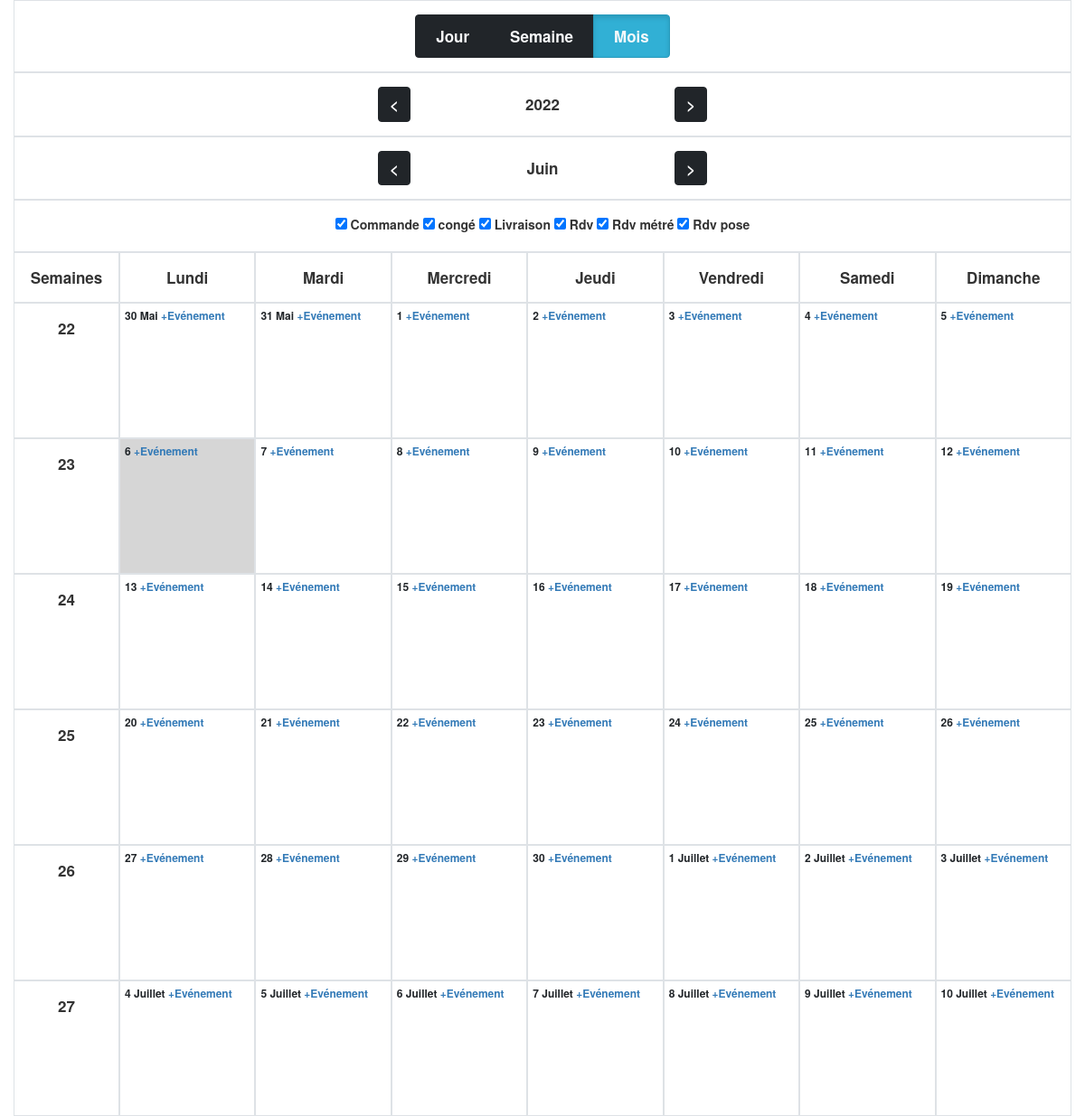
Page /mois/6/2022 on the committed database.
### tables this page shows
CREATE TABLE IF NOT EXISTS `typeevenement`
(
    `Id_TypeEvenement`      int(11) NOT NULL AUTO_INCREMENT,
    `Nom_TypeEvenement`     varchar(50) DEFAULT NULL,
    `Couleur_TypeEvenement` varchar(50) DEFAULT NULL,
    `Id_Client`             int(11)     DEFAULT NULL,
    PRIMARY KEY (`Id_TypeEvenement`),
    KEY `Id_Client` (`Id_Client`)
);

### app/Model/chargerView.php (called while the page is built, shortened)
<?php
class chargerView
{
    public function view(string $vu='index', array $data=array()){
        $baseDir =  dirname(__DIR__);
        include($baseDir.'/view/'.$vu.'.php');
  }
}

### index.php (called while the page is built, shortened)
<?php
$route = new Route();
$route->index();

### app/Model/typeEvenement.php (called while the page is built, shortened)
<?php
class typeEvenement
{
    public $idclient;
    public function setIdclient($idclient)
    {
        $this->idclient = $idclient;
    }
    public function getIdclient()
    {
        return $this->idclient;
    }
    public function getEvenement()
    {
        $db = Database::connect();
        $reqeve = $db->prepare('select * from typeevenement where Id_Client=? order by Nom_TypeEvenement ');
        $reqeve->execute(array($this->getIdclient()));
       return $reqeve->fetchAll();
    }
}

### app/Librairy/ConvertDate.php (called while the page is built, shortened)
<?php
class ConvertDate
{
    public function getSemaines($year,$month): array
    {
        $tabsemaine = array();
        $dateJour = date('Y-m-d', strtotime($year . '-' . $month . '-01'));
        $demare = date('Y-m-d', strtotime('last monday', strtotime($dateJour)));
        for ($ligne = 0; $ligne < 6; $ligne++) {
            for ($jour = 0; $jour < 7; $jour++) {
                $tabsemaine[$ligne][(int)date('W', strtotime($demare))][] = $demare;
                $demare = date("Y-m-d", strtotime($demare . '+ 1 days'));
            }
        }
        return $tabsemaine;
    }
}

### app/View/mois.php (the view, shortened to what this page needs)
<div class="container">
    <div class="row">
        <div class="col-md-12 border text-center p-4">
            <div class="btn-group btn-group-toggle">
                <label class="btn btn-dark ">
                    <a class="nav-link text-light fw-bold" href="/jour/1/<?= $month; ?>/<?= $year; ?>">Jour</a>
                </label>
                <label class="btn btn-dark ">
                    <a class="nav-link text-light fw-bold"
                       href="/semaine/<?= date('W', strtotime($year . '-' . $month . '-01')); ?>/<?= $year; ?>">Semaine</a>
                </label>
                <label class="btn btn-info active">
                    <a class="nav-link text-light fw-bold"
                       href="#">Mois</a>
                </label>
            </div>
        </div>
        <div class="col-md-12 border text-center  p-4"><a class="btn btn-dark fw-bold"
                                                          href="/mois/<?= (int)$month; ?>/<?= (int)$year - 1; ?>"><</a>
            <div class="btn btn-light w-25 fw-bold"><?php echo $year; ?></div>
            <a class="btn btn-dark fw-bold" href="/mois/<?= $month; ?>/<?php echo $year + 1; ?>">></a>
        </div>
        <div class="col-md-12 border text-center  p-4"><a class="btn btn-dark fw-bold"
                                                          href="/mois/<?= ($month - 1 == 0) ? 12 : $month - 1; ?>
/<?= ($month - 1 == 0) ? $year - 1 : $year; ?>"><</a>
            <div class="btn btn-light w-25 fw-bold"><?=$tabMois[$month]; ?></div>
            <a class="btn btn-dark fw-bold"
                           href="/mois/<?= ($month + 1 >= 12) ? 1 : $month + 1; ?>/<?= ($month + 1 >= 12) ? $year + 1 : $year; ?>">></a>
        </div>
        <div class="col-md-12 border text-center  p-4">
            <div class="btn-group">
                <?php foreach ($TypeEve as $key => $rowcheck) { ?>
                    <input class="form-check-input" type="checkbox" id="check<?= $rowcheck['Id_TypeEvenement']; ?>"
                           checked value="yes">
                    <label class="form-check-label"
                           for="check<?= $rowcheck['Id_TypeEvenement']; ?>"><?= $rowcheck['Nom_TypeEvenement']; ?></label>
                    <?php
                }
                ?></div>
        </div>
        <div class="col-md-1 fw-bold border p-4 text-center" style="width: 10%;">
            Semaines
        </div>
        <?php
        foreach ($tab_jours as $row) {
            ?>
            <div class="col-md-1 fw-bold border p-4 text-center"
                 style="width: 12.8571%;"><?= $row; ?></div>
            <?php
        }
        ?>
        <?php foreach ($tabsemaine as $rowMois) { ?>
            <?php foreach ($rowMois as $key => $rowSemaine) {
                ?>
                <div class="col-md-1 fw-bold border p-4 text-center" style="width: 10%;height: 150px;">
                    <?= $key; ?>
                </div>
                <?php foreach ($rowSemaine as $rowJour) { ?>
                    <div class="col-md-1 fw-bold border <?= ($rowJour == date('Y-m-d')) ? 'currentDay' : ''; ?> p-1"
                         style="width: 12.8571%;height: 150px; ">
                        <div class="date">
                            <a href="/jour/<?= (int)date('d', strtotime($rowJour)); ?>/<?= (int)date('m', strtotime($rowJour)); ?>/<?= (int)date('Y', strtotime($rowJour)); ?>"
                               class="text-dark"><small><?= (int)date('d', strtotime($rowJour)); ?> <?= (date('m', strtotime($rowJour)) != $month) ? $tabMois[(int)date('m', strtotime($rowJour))] : ''; ?>
                            </a>
                            <a href="/nouveaurdv/<?= (int)date('m', strtotime($rowJour)); ?>/<?= (int)date('Y', strtotime($rowJour)); ?>/<?= (int)date('d', strtotime($rowJour)); ?>">+Evénement</a></small>
                        </div>
                    </div>
                <?php } ?>
            <?php } ?>
            <?php
        }
        ?>
    </div>
</div>

### assets/css/planning.css (style rules this page uses)
.p-4 { padding: 1.5rem !important; }
.p-1 { padding: 0.5rem !important }
.col-md-1 { flex: 0 0 auto; width: 8.33333333%; }
.text-light { color: #f8f9fa !important; }
.text-dark { color: #212529; }
.fw-bold { font-weight: 700 !important; font-size: 1.7rem; }
.nav-link { display: block; padding: 0.5rem 1rem; color: #0d6efd; text-decoration: none; transition: color .15s ease-in-out, background-color .15s ease-in-out, border-color .15s ease-in-out; }
.btn-dark { color: #fff; background-color: #212529; border-color: #212529; }
.border { border: 1px solid #dee2e6 !important; }
.w-25 { width: 25% !important; }
.currentDay { background-color: rgba(170, 170, 170, 0.48); }
.date { font-size: 83%; }

### rows in the picture
typeevenement: Nom_TypeEvenement "Commande"
typeevenement: Nom_TypeEvenement "congé"
typeevenement: Nom_TypeEvenement "Livraison"
typeevenement: Nom_TypeEvenement "Rdv"
typeevenement: Nom_TypeEvenement "Rdv métré"
typeevenement: Nom_TypeEvenement "Rdv pose"

### other values in the picture
$year "2022"
$tabMois[$month] "Juin"
$row "Lundi"
$row "Mardi"
$row "Mercredi"
$row "Jeudi"
$row "Vendredi"
$row "Samedi"
$row "Dimanche"
$key "22"
date('d', strtotime($rowJour)) "30"
$tabMois[(int)date('m', strtotime($rowJour))] "Mai"
date('d', strtotime($rowJour)) "31"
date('d', strtotime($rowJour)) "1"
date('d', strtotime($rowJour)) "2"
